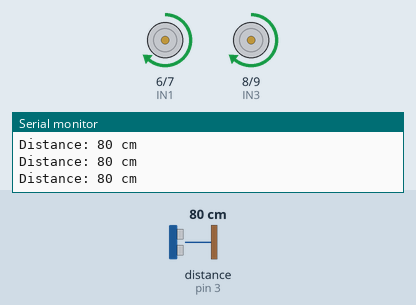
Bench run of a sketch on a simulated Arduino Uno, built with avr-gcc and run on an emulated ATmega328P. On the bench: motor-driver pin pairs drawn as motors (green arrow = first pin HIGH = forward, orange = second pin HIGH = backward, longer = more drive, scaled by the enable pin), the last lines printed to the serial monitor. Wiring (inferred from the names in the program): ultrasonic range finder: trigger pin 2; echo pin 3. The inputs (shaded band) are chosen by the test bench; at power-on: distance to the obstacle (sensor on pin 3) 80 cm. The echo pulse lasts 58.3 µs per cm.

Above: at 1.2 s.
1.3 s: distance to the obstacle (sensor on pin 3) set to 24 cm
4.3 s: distance to the obstacle (sensor on pin 3) set to 19 cm
At 5.0 s:
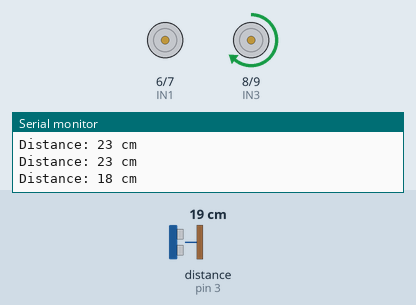
At 5.6 s:
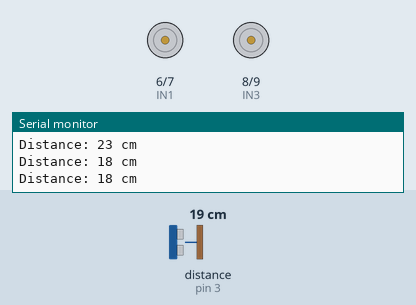
Timing chart, 0 to 13.3 s (numbered marks = the images above; inputs shaded):
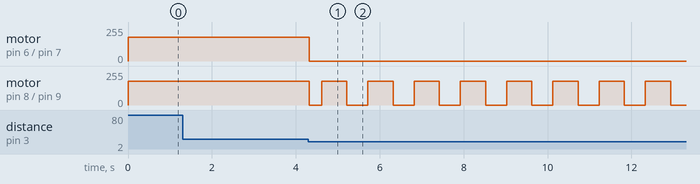

Measured:
- the behaviour switches between 22 and 21 cm on distance to the obstacle (sensor on pin 3) (found by bisection; images 0 and 1)
- after the input at 4.3 s, motor on pin 6 (IN1) / pin 7 (IN2): forward 180/255 → stopped at once; motor on pin 8 (IN3) / pin 9 (IN4): forward 180/255 → stopped at once, then repeats every 1.1 s: forward 180/255 0.60 s, stopped 0.50 s

The sketch:

main.ino
```cpp
// 2WD Obstacle Avoiding Robot
// Motor A = Left
// Motor B = Right

const int ENA = 5;
const int IN1 = 6;
const int IN2 = 7;

const int ENB = 10;
const int IN3 = 8;
const int IN4 = 9;

const int TRIG = 2;
const int ECHO = 3;

const int SAFE_DISTANCE = 20;

void setup() {

  pinMode(ENA, OUTPUT);
  pinMode(IN1, OUTPUT);
  pinMode(IN2, OUTPUT);

  pinMode(ENB, OUTPUT);
  pinMode(IN3, OUTPUT);
  pinMode(IN4, OUTPUT);

  pinMode(TRIG, OUTPUT);
  pinMode(ECHO, INPUT);

  Serial.begin(9600);

  Serial.println("2WD Robot Ready!");
}

long getDistance() {

  digitalWrite(TRIG, LOW);
  delayMicroseconds(2);

  digitalWrite(TRIG, HIGH);
  delayMicroseconds(10);

  digitalWrite(TRIG, LOW);

  return pulseIn(ECHO, HIGH) / 58;
}

void moveForward(int spd) {

  analogWrite(ENA, spd);
  digitalWrite(IN1, HIGH);
  digitalWrite(IN2, LOW);

  analogWrite(ENB, spd);
  digitalWrite(IN3, HIGH);
  digitalWrite(IN4, LOW);
}

void turnLeft(int spd) {

  analogWrite(ENA, 0);
  digitalWrite(IN1, LOW);
  digitalWrite(IN2, LOW);

  analogWrite(ENB, spd);
  digitalWrite(IN3, HIGH);
  digitalWrite(IN4, LOW);
}

void stopMotors() {

  analogWrite(ENA, 0);
  analogWrite(ENB, 0);

  digitalWrite(IN1, LOW);
  digitalWrite(IN2, LOW);

  digitalWrite(IN3, LOW);
  digitalWrite(IN4, LOW);
}

void loop() {

  long dist = getDistance();

  Serial.print("Distance: ");
  Serial.print(dist);
  Serial.println(" cm");

  if (dist > SAFE_DISTANCE) {

    moveForward(180);

  } else {

    stopMotors();
    delay(300);

    turnLeft(180);
    delay(600);

    stopMotors();
    delay(200);
  }
}
```
